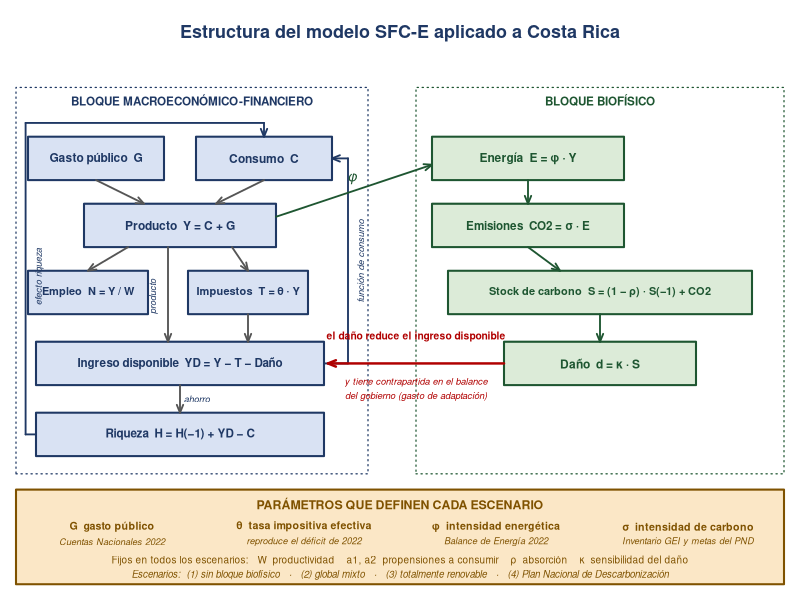

Here is the R script that generated this plot:
## Diagrama de flujo del modelo SFC-E (punto A.17 del compendio)
png(file.path("salidas","Figura_diagrama_modelo.png"),
    width = 3300, height = 2200, res = 300)
par(mar = c(0,0,2.4,0), xaxs = "i", yaxs = "i")
plot(NA, xlim = c(0,100), ylim = c(0,70), axes = FALSE, xlab = "", ylab = "")

AZ<-"#1F3864"; AZC<-"#D9E2F3"; VE<-"#1E5631"; VEC<-"#DCEBD8"
NAR<-"#7F5200"; NARC<-"#FBE7C6"; GR<-"#555555"; RO<-"#B00000"

caja <- function(x,y,w,txt,bo,re,cex=0.72,h=5.5){
  rect(x-w/2,y-h/2,x+w/2,y+h/2,border=bo,col=re,lwd=2)
  text(x,y,txt,cex=cex,font=2,col=bo)
}
fl <- function(x1,y1,x2,y2,col=GR,lwd=1.8,lty=1)
  arrows(x1,y1,x2,y2,length=0.085,angle=22,col=col,lwd=lwd,lty=lty)
etq <- function(x,y,t,col=GR,cex=0.58,srt=0)
  text(x,y,t,cex=cex,col=col,font=3,srt=srt)

title(main="Estructura del modelo SFC-E aplicado a Costa Rica",
      cex.main=1.08,col.main=AZ,font.main=2,line=0.5)

## ================= BLOQUE MACROECONÓMICO-FINANCIERO =================
rect(2,16,46,65,border=AZ,col=NA,lwd=1.2,lty=3)
text(24,63.4,"BLOQUE MACROECONÓMICO-FINANCIERO",col=AZ,cex=0.7,font=2)

caja(12,56,17,"Gasto público  G",AZ,AZC)
caja(33,56,17,"Consumo  C",AZ,AZC)
caja(22.5,47.5,24,"Producto  Y = C + G",AZ,AZC)
caja(11,39,15,"Empleo  N = Y / W",AZ,AZC,0.66)
caja(31,39,15,"Impuestos  T = θ · Y",AZ,AZC,0.66)
caja(22.5,30,36,"Ingreso disponible  YD = Y − T − Daño",AZ,AZC,0.70)
caja(22.5,21,36,"Riqueza  H = H(−1) + YD − C",AZ,AZC,0.70)

fl(12,53.25,18,50.25); fl(33,53.25,27,50.25)
fl(16,44.75,11,41.75); fl(29,44.75,31,41.75)
fl(21,44.75,21,32.75); etq(19.2,38.5,"producto",AZ,0.55,90)
fl(31,36.25,31,32.75)
fl(22.5,27.25,22.5,23.75); etq(24.6,25.5,"ahorro",AZ,0.55)

## YD -> C  (función de consumo), por la derecha
segments(40.5,30,43.5,30,col=AZ,lwd=1.8); segments(43.5,30,43.5,56,col=AZ,lwd=1.8)
fl(43.5,56,41.5,56,AZ); etq(45.1,43,"función de consumo",AZ,0.56,90)
## H(-1) -> C  (efecto riqueza), por la izquierda
segments(4.5,21,3.2,21,col=AZ,lwd=1.8); segments(3.2,21,3.2,60.5,col=AZ,lwd=1.8)
segments(3.2,60.5,33,60.5,col=AZ,lwd=1.8); fl(33,60.5,33,58.75,AZ)
etq(4.9,41,"efecto riqueza",AZ,0.56,90)

## ========================= BLOQUE BIOFÍSICO =========================
rect(52,16,98,65,border=VE,col=NA,lwd=1.2,lty=3)
text(75,63.4,"BLOQUE BIOFÍSICO",col=VE,cex=0.7,font=2)

caja(66,56,24,"Energía  E = φ · Y",VE,VEC)
caja(66,47.5,24,"Emisiones  CO2 = σ · E",VE,VEC,0.70)
caja(75,39,38,"Stock de carbono  S = (1 − ρ) · S(−1) + CO2",VE,VEC,0.66)
caja(75,30,24,"Daño  d = κ · S",VE,VEC)

fl(34.5,48.6,54,55.2,VE); etq(44,53.4,"φ",VE,0.85)
fl(66,53.25,66,50.25,VE)
fl(66,44.75,70,41.75,VE)
fl(75,36.25,75,32.75,VE)

## ====================== RETROALIMENTACIÓN ======================
fl(63,30,41,30,RO,2.4)
text(52,33.4,"el daño reduce el ingreso disponible",col=RO,cex=0.62,font=2)
text(52,27.6,"y tiene contrapartida en el balance",col=RO,cex=0.56,font=3)
text(52,25.8,"del gobierno (gasto de adaptación)",col=RO,cex=0.56,font=3)

## ====================== PARÁMETROS DE ESCENARIO ======================
rect(2,2,98,14,border=NAR,col=NARC,lwd=2)
text(50,12.2,"PARÁMETROS QUE DEFINEN CADA ESCENARIO",col=NAR,cex=0.74,font=2)
px<-c(14,38,62,86)
pl<-c("G  gasto público","θ  tasa impositiva efectiva",
      "φ  intensidad energética","σ  intensidad de carbono")
pd<-c("Cuentas Nacionales 2022","reproduce el déficit de 2022",
      "Balance de Energía 2022","Inventario GEI y metas del PND")
for(i in 1:4){ text(px[i],9.3,pl[i],col=NAR,cex=0.64,font=2)
               text(px[i],7.4,pd[i],col=NAR,cex=0.55,font=3) }
text(50,5.0,"Fijos en todos los escenarios:   W  productividad    a1, a2  propensiones a consumir    ρ  absorción    κ  sensibilidad del daño",
     col=NAR,cex=0.6)
text(50,3.2,"Escenarios:  (1) sin bloque biofísico   ·   (2) global mixto   ·   (3) totalmente renovable   ·   (4) Plan Nacional de Descarbonización",
     col=NAR,cex=0.58,font=3)
dev.off(); cat("Diagrama generado.\n")
